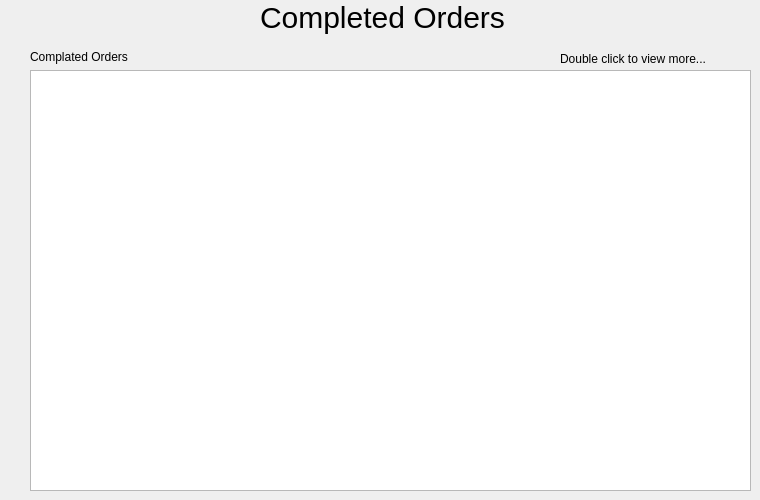
   <widget class="QWidget" name="completeOrdersPage">
    <widget class="QLabel" name="doubleClickLabel_CompOrders">
     <property name="geometry">
      <rect>
       <x>560</x>
       <y>50</y>
       <width>186</width>
       <height>17</height>
      </rect>
     </property>
     <property name="text">
      <string>Double click to view more...</string>
     </property>
     <property name="buddy">
      <cstring>sourceEdit_NewOrder</cstring>
     </property>
    </widget>
    <widget class="QWidget" name="layoutWidget_4">
     <property name="geometry">
      <rect>
       <x>30</x>
       <y>50</y>
       <width>721</width>
       <height>441</height>
      </rect>
     </property>
     <layout class="QVBoxLayout" name="listWidgetsBox_CompOrders">
      <item>
       <widget class="QLabel" name="compOrdersLabel_CompOrders">
        <property name="text">
         <string>Complated Orders</string>
        </property>
        <property name="buddy">
         <cstring>sourceEdit_NewOrder</cstring>
        </property>
       </widget>
      </item>
      <item>
       <widget class="QListWidget" name="compOrdersListWidget_CompOrders"/>
      </item>
     </layout>
    </widget>
    <widget class="QLabel" name="headerLabel_CompOrders">
     <property name="geometry">
      <rect>
       <x>260</x>
       <y>0</y>
       <width>252</width>
       <height>34</height>
      </rect>
     </property>
     <property name="styleSheet">
      <string notr="true">font-size:30px;</string>
     </property>
     <property name="text">
      <string>Completed Orders</string>
     </property>
     <property name="alignment">
      <set>Qt::AlignLeading|Qt::AlignLeft|Qt::AlignVCenter</set>
     </property>
     <property name="buddy">
      <cstring>descEdit_NewOrder</cstring>
     </property>
    </widget>
   </widget>
